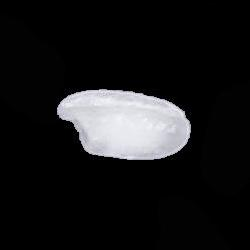
#> input picture beras/Arborio/Arborio (1).jpg, 250 x 250 px; its folder holds only this picture in this run
$ jupyter execute --allow-errors index.ipynb
#> lines starting #> are read from the running program, lines starting #| are printed output that depends on the picture
[cell 1]
import os
import cv2
import numpy as np
import matplotlib.pyplot as plt
from sklearn.model_selection import train_test_split
from sklearn.svm import SVC
from sklearn.neighbors import KNeighborsClassifier
from sklearn.metrics import classification_report


#load trained

# Function to load images and their labels
def load_data(directory):
#> called with directory = 'beras'
    images = []
    labels = []
    for label, class_name in enumerate(os.listdir(directory)):
        class_directory = os.path.join(directory, class_name)
        for image_name in os.listdir(class_directory):
            image = cv2.imread(os.path.join(class_directory, image_name))
#> image is the input picture: shape (250, 250, 3); mean B, G, R 26, 25.1, 25.1
            image = cv2.resize(image, (64, 64))  # Resize image if necessary
#> image: shape (64, 64, 3)
            images.append(image)
            labels.append(label)
    return np.array(images), np.array(labels)

# Load data from folders
X, y = load_data("beras")
#> y = [0, 1]

# Split data into training and testing sets
X_train, X_test, y_train, y_test = train_test_split(X, y, test_size=0.2, random_state=42)
#> y_train = [0]; y_test = [1]

# Flatten images (if necessary) and normalize pixel values
X_train = X_train.reshape(X_train.shape[0], -1) / 255.0
X_test = X_test.reshape(X_test.shape[0], -1) / 255.0

# Train SVM model
svm_model = SVC(kernel='linear')
#> (the rest of this cell did not finish here and is left out)

[cell 2]
def preprocess_image(image_path):
#> called with image_path = 'testing/1.jpg'
    image = cv2.imread(image_path)
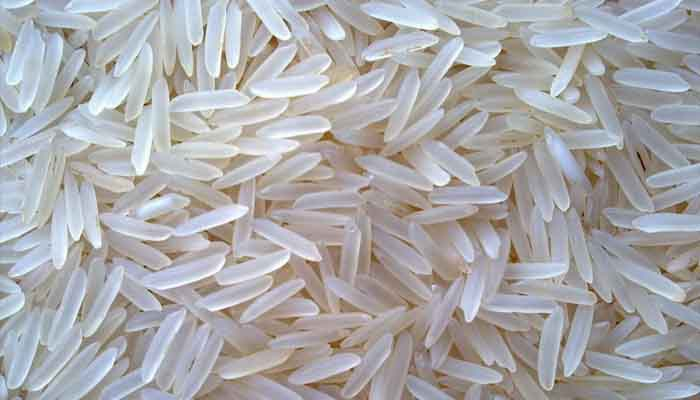
#> input picture testing/1.jpg, 700 x 400 px
#> image is the input picture: shape (400, 700, 3); mean B, G, R 171, 168.8, 169.8
    image = cv2.resize(image, (64, 64))  # Resize image if necessary
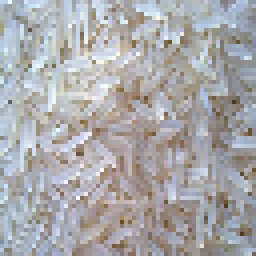
#> image: shape (64, 64, 3) (shown 4 times larger); mean B, G, R 171, 168.8, 169.9
    image = image.reshape(1, -1) / 255.0  # Flatten and normalize image
    return image

# Load and preprocess three images
image_paths = ['testing/1.jpg', 'testing/2.jpg', 'testing/3.jpeg']  # Ganti dengan jalur gambar yang ingin diuji
preprocessed_images = [preprocess_image(image_path) for image_path in image_paths]
#> call 2 of preprocess_image, with image_path = 'testing/2.jpg'
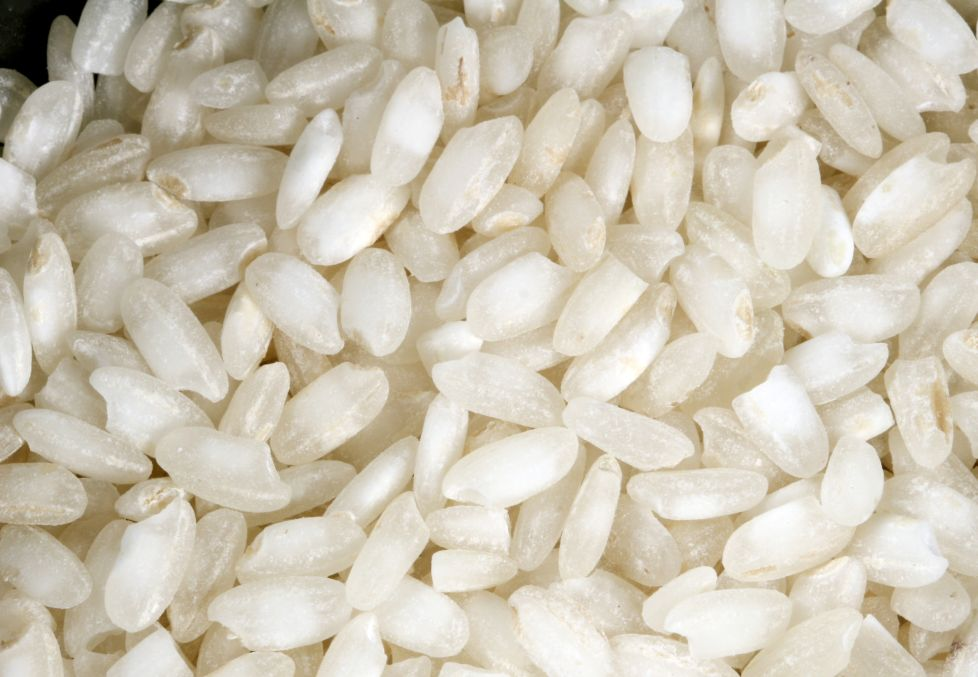
#> input picture testing/2.jpg, 978 x 677 px
#> in preprocess_image, image is the input picture: shape (677, 978, 3); mean B, G, R 181.1, 198.5, 206.4
#> in preprocess_image (call 2), `image = cv2.resize(image, (64, 64))`:
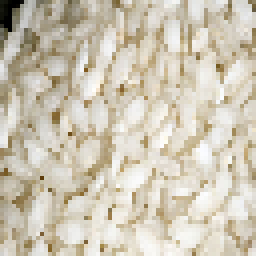
#> image: shape (64, 64, 3) (shown 4 times larger); mean B, G, R 180.9, 198.4, 206.3
#> call 3 of preprocess_image, with image_path = 'testing/3.jpeg'
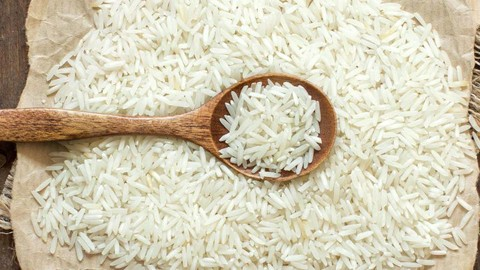
#> input picture testing/3.jpeg, 480 x 270 px
#> in preprocess_image, image is the input picture: shape (270, 480, 3); mean B, G, R 177.7, 200.9, 208.3
#> in preprocess_image (call 3), `image = cv2.resize(image, (64, 64))`:
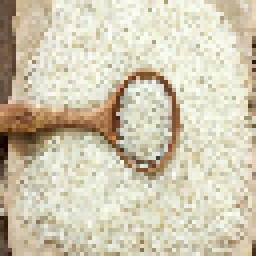
#> image: shape (64, 64, 3) (shown 4 times larger); mean B, G, R 177.7, 200.8, 208.2
#> preprocessed_images = 3 items

# Predict using SVM model
#> (the rest of this cell did not finish here and is left out)
